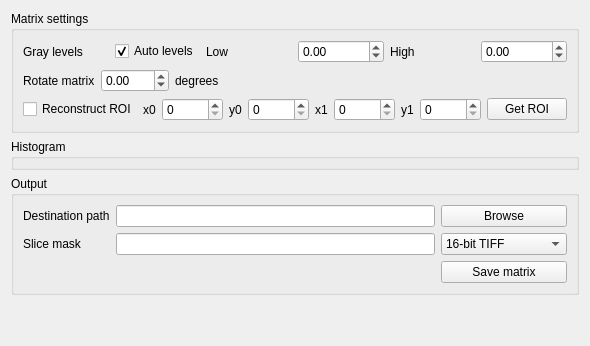
        <widget class="QWidget" name="tabMatrix">
         <attribute name="title">
          <string>Results</string>
         </attribute>
         <layout class="QVBoxLayout" name="verticalLayout_3">
          <item>
           <widget class="QGroupBox" name="groupMatrixSettings">
            <property name="title">
             <string>Matrix settings</string>
            </property>
            <layout class="QVBoxLayout" name="verticalLayout_2">
             <item>
              <layout class="QHBoxLayout" name="layoutGraylevels">
               <item>
                <widget class="QLabel" name="label_40">
                 <property name="text">
                  <string>Gray levels</string>
                 </property>
                </widget>
               </item>
               <item>
                <widget class="QCheckBox" name="checkUseAutograyLevels">
                 <property name="text">
                  <string>Auto levels</string>
                 </property>
                 <property name="checked">
                  <bool>true</bool>
                 </property>
                </widget>
               </item>
               <item>
                <widget class="QLabel" name="label_41">
                 <property name="text">
                  <string>Low</string>
                 </property>
                 <property name="buddy">
                  <cstring>dspinGrayLow</cstring>
                 </property>
                </widget>
               </item>
               <item>
                <widget class="QDoubleSpinBox" name="dspinGrayLow">
                 <property name="minimum">
                  <double>-1000.000000000000000</double>
                 </property>
                 <property name="maximum">
                  <double>5000.000000000000000</double>
                 </property>
                 <property name="singleStep">
                  <double>0.100000000000000</double>
                 </property>
                </widget>
               </item>
               <item>
                <widget class="QLabel" name="label_42">
                 <property name="text">
                  <string>High</string>
                 </property>
                 <property name="buddy">
                  <cstring>dspinGrayHigh</cstring>
                 </property>
                </widget>
               </item>
               <item>
                <widget class="QDoubleSpinBox" name="dspinGrayHigh">
                 <property name="minimum">
                  <double>-1000.000000000000000</double>
                 </property>
                 <property name="maximum">
                  <double>5000.000000000000000</double>
                 </property>
                 <property name="singleStep">
                  <double>0.100000000000000</double>
                 </property>
                </widget>
               </item>
              </layout>
             </item>
             <item>
              <layout class="QHBoxLayout" name="horizontalLayout_13">
               <item>
                <widget class="QLabel" name="label_59">
                 <property name="text">
                  <string>Rotate matrix</string>
                 </property>
                </widget>
               </item>
               <item>
                <widget class="QDoubleSpinBox" name="dspinRotateRecon">
                 <property name="minimum">
                  <double>-360.000000000000000</double>
                 </property>
                 <property name="maximum">
                  <double>360.000000000000000</double>
                 </property>
                </widget>
               </item>
               <item>
                <widget class="QLabel" name="label_66">
                 <property name="text">
                  <string>degrees</string>
                 </property>
                </widget>
               </item>
               <item>
                <spacer name="horizontalSpacer_5">
                 <property name="orientation">
                  <enum>Qt::Horizontal</enum>
                 </property>
                 <property name="sizeHint" stdset="0">
                  <size>
                   <width>40</width>
                   <height>20</height>
                  </size>
                 </property>
                </spacer>
               </item>
              </layout>
             </item>
             <item>
              <layout class="QHBoxLayout" name="layoutMatrixROI">
               <item>
                <widget class="QCheckBox" name="checkUseMatrixROI">
                 <property name="text">
                  <string>Reconstruct ROI</string>
                 </property>
                </widget>
               </item>
               <item>
                <widget class="QLabel" name="labelMX0">
                 <property name="text">
                  <string>x0</string>
                 </property>
                 <property name="buddy">
                  <cstring>spinMatrixROI0</cstring>
                 </property>
                </widget>
               </item>
               <item>
                <widget class="QSpinBox" name="spinMatrixROI0">
                 <property name="maximum">
                  <number>10000</number>
                 </property>
                </widget>
               </item>
               <item>
                <widget class="QLabel" name="labelMX1">
                 <property name="text">
                  <string>y0</string>
                 </property>
                 <property name="buddy">
                  <cstring>spinMatrixROI1</cstring>
                 </property>
                </widget>
               </item>
               <item>
                <widget class="QSpinBox" name="spinMatrixROI1">
                 <property name="maximum">
                  <number>10000</number>
                 </property>
                </widget>
               </item>
               <item>
                <widget class="QLabel" name="labelMX2">
                 <property name="text">
                  <string>x1</string>
                 </property>
                 <property name="buddy">
                  <cstring>spinMatrixROI2</cstring>
                 </property>
                </widget>
               </item>
               <item>
                <widget class="QSpinBox" name="spinMatrixROI2">
                 <property name="maximum">
                  <number>10000</number>
                 </property>
                </widget>
               </item>
               <item>
                <widget class="QLabel" name="labelMX3">
                 <property name="text">
                  <string>y1</string>
                 </property>
                 <property name="buddy">
                  <cstring>spinMatrixROI3</cstring>
                 </property>
                </widget>
               </item>
               <item>
                <widget class="QSpinBox" name="spinMatrixROI3">
                 <property name="maximum">
                  <number>10000</number>
                 </property>
                </widget>
               </item>
               <item>
                <widget class="QPushButton" name="buttonGetMatrixROI">
                 <property name="text">
                  <string>Get ROI</string>
                 </property>
                </widget>
               </item>
              </layout>
             </item>
            </layout>
           </widget>
          </item>
          <item>
           <widget class="QGroupBox" name="groupHistogram">
            <property name="sizePolicy">
             <sizepolicy hsizetype="Preferred" vsizetype="MinimumExpanding">
              <horstretch>0</horstretch>
              <verstretch>0</verstretch>
             </sizepolicy>
            </property>
            <property name="title">
             <string>Histogram</string>
            </property>
            <widget class="QLabel" name="labelMatrixEntropy">
             <property name="geometry">
              <rect>
               <x>0</x>
               <y>270</y>
               <width>121</width>
               <height>16</height>
              </rect>
             </property>
             <property name="text">
              <string>Entropy N/A</string>
             </property>
            </widget>
            <widget class="QtAddons::Plotter" name="plotHistogram" native="true">
             <property name="geometry">
              <rect>
               <x>10</x>
               <y>30</y>
               <width>681</width>
               <height>151</height>
              </rect>
             </property>
            </widget>
           </widget>
          </item>
          <item>
           <widget class="QGroupBox" name="groupOutput">
            <property name="title">
             <string>Output</string>
            </property>
            <layout class="QGridLayout" name="gridLayout_7">
             <item row="0" column="0">
              <widget class="QLabel" name="label_48">
               <property name="text">
                <string>Destination path</string>
               </property>
               <property name="buddy">
                <cstring>editDestPath</cstring>
               </property>
              </widget>
             </item>
             <item row="0" column="1">
              <widget class="QLineEdit" name="editDestPath"/>
             </item>
             <item row="1" column="0">
              <widget class="QLabel" name="label_49">
               <property name="text">
                <string>Slice mask</string>
               </property>
               <property name="buddy">
                <cstring>editSliceMask</cstring>
               </property>
              </widget>
             </item>
             <item row="1" column="1">
              <widget class="QLineEdit" name="editSliceMask"/>
             </item>
             <item row="1" column="2">
              <widget class="QComboBox" name="comboDestFileType">
               <property name="currentIndex">
                <number>1</number>
               </property>
               <item>
                <property name="text">
                 <string>8-bit TIFF</string>
                </property>
               </item>
               <item>
                <property name="text">
                 <string>16-bit TIFF</string>
                </property>
               </item>
               <item>
                <property name="text">
                 <string>Float TIFF (32-bit)</string>
                </property>
               </item>
              </widget>
             </item>
             <item row="2" column="0" colspan="2">
              <spacer name="horizontalSpacer_15">
               <property name="orientation">
                <enum>Qt::Horizontal</enum>
               </property>
               <property name="sizeHint" stdset="0">
                <size>
                 <width>398</width>
                 <height>20</height>
                </size>
               </property>
              </spacer>
             </item>
             <item row="2" column="2">
              <widget class="QPushButton" name="buttonSaveMatrix">
               <property name="text">
                <string>Save matrix</string>
               </property>
              </widget>
             </item>
             <item row="0" column="2">
              <widget class="QPushButton" name="buttonBrowseDestinationPath">
               <property name="text">
                <string>Browse</string>
               </property>
              </widget>
             </item>
            </layout>
           </widget>
          </item>
          <item>
           <spacer name="verticalSpacer">
            <property name="orientation">
             <enum>Qt::Vertical</enum>
            </property>
            <property name="sizeHint" stdset="0">
             <size>
              <width>20</width>
              <height>40</height>
             </size>
            </property>
           </spacer>
          </item>
         </layout>
        </widget>
